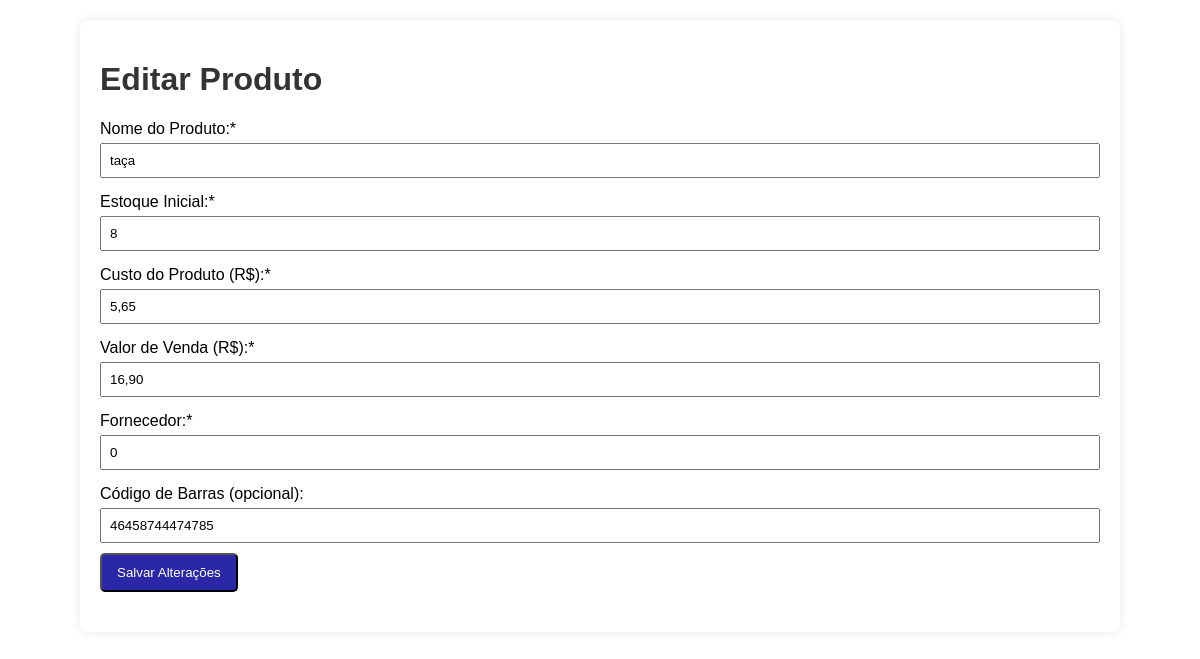
The page /gerenciar_produtos.php?acao=editar&id=3 on the database its author committed.
### tables this page shows
CREATE TABLE `produtos` (
  `id_produto` int(11) NOT NULL AUTO_INCREMENT,
  `nome_produto` varchar(255) NOT NULL,
  `estoque_inicial` int(11) NOT NULL,
  `custo_produto` decimal(10,2) NOT NULL,
  `valor_venda_produto` decimal(10,2) NOT NULL,
  `fornecedor_produto` varchar(255) NOT NULL,
  `cod_barras` varchar(100) DEFAULT NULL,
  PRIMARY KEY (`id_produto`)
);

### gerenciar_produtos.php (the view, shortened to what this page needs)
<?php
include 'conexao.php';
$acao = $_GET['acao'] ?? 'adicionar';
$id = $_GET['id'] ?? 0;
$produto = [
    'id_produto' => '', 'nome_produto' => '', 'estoque_inicial' => '',
    'custo_produto' => '', 'valor_venda_produto' => '', 'fornecedor_produto' => '',
    'cod_barras' => ''
];
$titulo_pagina = "Adicionar Novo Produto";
$acao_form = "db_criar";
if ($_SERVER['REQUEST_METHOD'] === 'POST') {
    $acao_post = $_POST['acao_form'];
    if ($acao_post === 'db_criar') {
        $nome = $_POST['nome_produto'];
        $estoque = $_POST['estoque_inicial'];
        $custo = str_replace(',', '.', $_POST['custo_produto']);
        $valor_venda = str_replace(',', '.', $_POST['valor_venda_produto']);
        $fornecedor = $_POST['fornecedor_produto'];
        $cod_barras = $_POST['cod_barras'];
        $sql = "INSERT INTO produtos (nome_produto, estoque_inicial, custo_produto, valor_venda_produto, fornecedor_produto, cod_barras)
                VALUES (?, ?, ?, ?, ?, ?)";
        $stmt = mysqli_prepare($conexao, $sql);
        mysqli_stmt_bind_param($stmt, "siddds", $nome, $estoque, $custo, $valor_venda, $fornecedor, $cod_barras);
        if (!mysqli_stmt_execute($stmt)) {
            echo "Erro ao cadastrar produto: " . mysqli_error($conexao);
        }
    } elseif ($acao_post === 'db_editar') {
        $id_post = $_POST['id_produto'];
        $nome = $_POST['nome_produto'];
        $estoque = $_POST['estoque_inicial'];
        $custo = str_replace(',', '.', $_POST['custo_produto']);
        $valor_venda = str_replace(',', '.', $_POST['valor_venda_produto']);
        $fornecedor = $_POST['fornecedor_produto'];
        $cod_barras = $_POST['cod_barras'];
        $sql = "UPDATE produtos SET nome_produto = ?, estoque_inicial = ?, custo_produto = ?, valor_venda_produto = ?, fornecedor_produto = ?, cod_barras = ? WHERE id_produto = ?";
        $stmt = mysqli_prepare($conexao, $sql);
        mysqli_stmt_bind_param($stmt, "sidddsi", $nome, $estoque, $custo, $valor_venda, $fornecedor, $cod_barras, $id_post);
        if (!mysqli_stmt_execute($stmt)) {
            echo "Erro ao atualizar produto: " . mysqli_error($conexao);
        }
    }
    mysqli_close($conexao);
    header("Location: index.php");
    exit();
} elseif ($acao === 'editar' && $id > 0) {
    $titulo_pagina = "Editar Produto";
    $acao_form = "db_editar";
    $sql = "SELECT * FROM produtos WHERE id_produto = ?";
    $stmt = mysqli_prepare($conexao, $sql);
    mysqli_stmt_bind_param($stmt, "i", $id);
    mysqli_stmt_execute($stmt);
    $resultado = mysqli_stmt_get_result($stmt);
    if ($resultado) {
        $produto = mysqli_fetch_assoc($resultado);
    }
}
?>
<!DOCTYPE html>
<html lang="pt-br">
<head>
    <link rel="stylesheet" href="estilo.css">
</head>
<body>
    <div class="container">
        <h1><?php echo $titulo_pagina; ?></h1>
        <form action="gerenciar_produtos.php" method="post">
            <label for="nome_produto">Nome do Produto:*</label>
            <input type="text" id="nome_produto" name="nome_produto" value="<?php echo htmlspecialchars($produto['nome_produto']); ?>" required>
            <label for="estoque_inicial">Estoque Inicial:*</label>
            <input type="number" id="estoque_inicial" name="estoque_inicial" value="<?php echo $produto['estoque_inicial']; ?>" required>
            <label for="custo_produto">Custo do Produto (R$):*</label>
            <input type="text" inputmode="decimal" id="custo_produto" name="custo_produto" value="<?php echo !empty($produto['custo_produto']) ? number_format($produto['custo_produto'], 2, ',', '.') : ''; ?>" required>
            <label for="valor_venda_produto">Valor de Venda (R$):*</label>
            <input type="text" inputmode="decimal" id="valor_venda_produto" name="valor_venda_produto" value="<?php echo !empty($produto['valor_venda_produto']) ? number_format($produto['valor_venda_produto'], 2, ',', '.') : ''; ?>" required>
            <label for="fornecedor_produto">Fornecedor:*</label>
            <input type="text" id="fornecedor_produto" name="fornecedor_produto" value="<?php echo htmlspecialchars($produto['fornecedor_produto']); ?>" required>
            <label for="cod_barras">Código de Barras (opcional):</label>
            <input type="text" id="cod_barras" name="cod_barras" value="<?php echo htmlspecialchars($produto['cod_barras']); ?>">
            <button type="submit" class="btn">
                <?php echo ($acao_form === 'db_criar') ? 'Cadastrar Produto' : 'Salvar Alterações'; ?>
            </button>
        </form>
    </div>
</body>
</html>

### estilo.css (style rules this page uses)
body { font-family: Arial, sans-serif; background-color: #ffffff; margin: 0; padding: 20px; }
.container { max-width: 1000px; margin: auto; background: #fff; padding: 20px; border-radius: 8px; box-shadow: 0 0 10px rgba(0,0,0,0.1); }
h1, h2 { color: #333; }
.btn, .btn-editar, .btn-excluir { display: inline-block; padding: 10px 15px; border-radius: 5px; text-decoration: none; color: rgb(255, 255, 255); margin-top: 10px; margin-bottom: 20px; }
.btn { background-color: #2a28a7; }
form label { display: block; margin-top: 15px; }
form input { width: 100%; padding: 8px; margin-top: 5px; box-sizing: border-box; }
form button { margin-top: 20px; }

### rows shown on the page
produtos: nome_produto "taça", estoque_inicial "8", custo_produto "5,65", valor_venda_produto "16,90", fornecedor_produto "0", cod_barras "46458744474785"

### other values the page prints
$titulo_pagina "Editar Produto"
